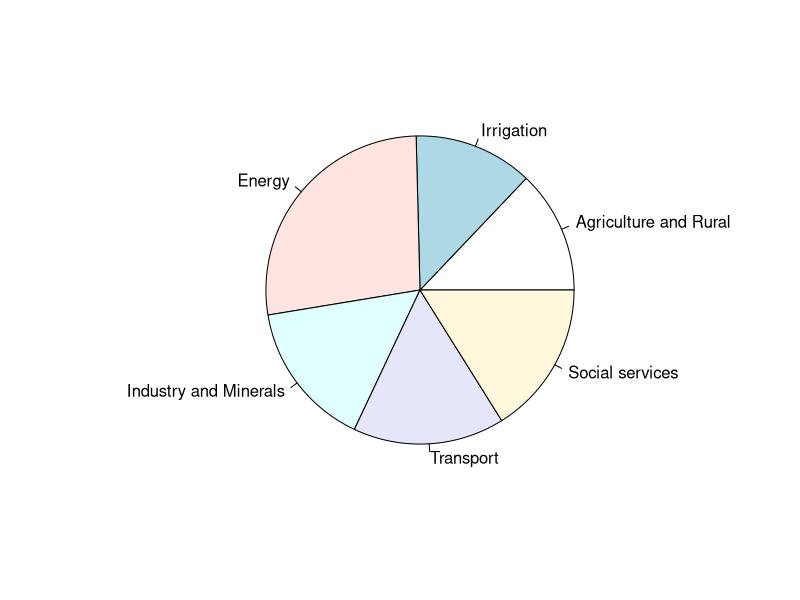

Source code (R):
#page number-144

x<-c(12.9,12.5,27.2,15.4,15.9,16.1)
l<-c("Agriculture and Rural","Irrigation","Energy","Industry and Minerals","Transport","Social services")
pie(x,l)

